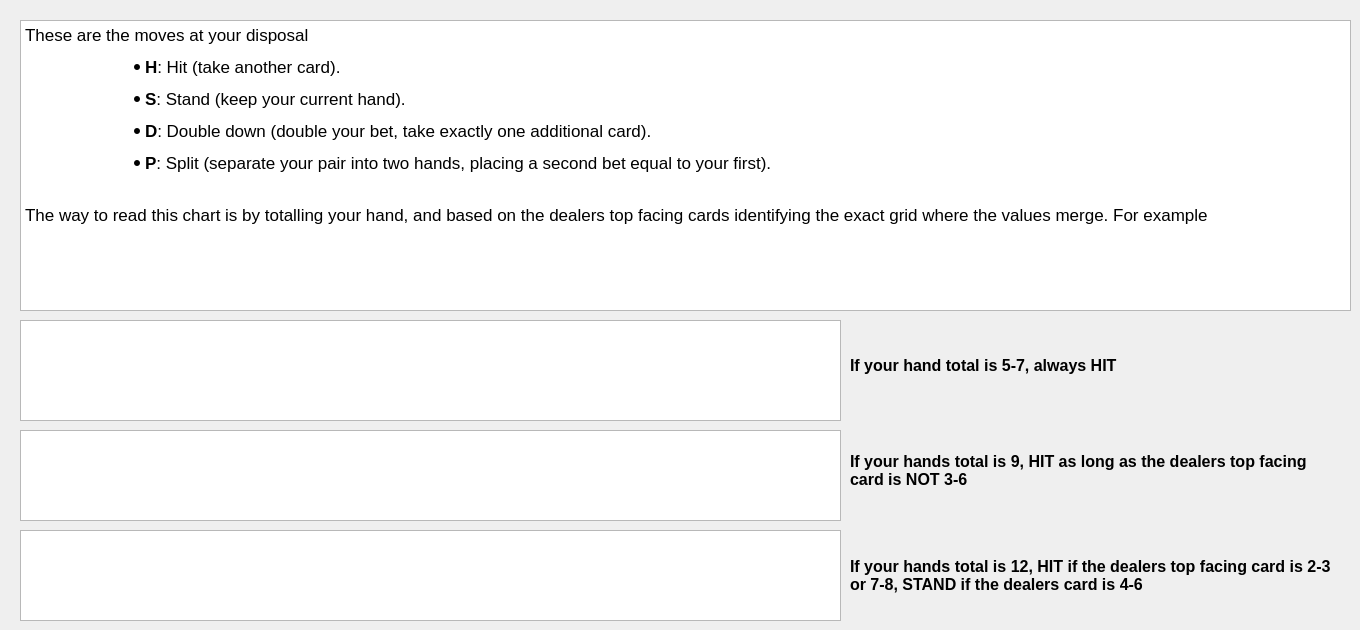
      <widget class="QWidget" name="howtoRead_2">
       <attribute name="title">
        <string>How to Read?</string>
       </attribute>
       <widget class="QTextBrowser" name="infoTextBrowser_4">
        <property name="geometry">
         <rect>
          <x>20</x>
          <y>20</y>
          <width>1331</width>
          <height>291</height>
         </rect>
        </property>
        <property name="html">
         <string>&lt;!DOCTYPE HTML PUBLIC &quot;-//W3C//DTD HTML 4.0//EN&quot; &quot;http://www.w3.org/TR/REC-html40/strict.dtd&quot;&gt;
&lt;html&gt;&lt;head&gt;&lt;meta name=&quot;qrichtext&quot; content=&quot;1&quot; /&gt;&lt;meta charset=&quot;utf-8&quot; /&gt;&lt;style type=&quot;text/css&quot;&gt;
p, li { white-space: pre-wrap; }
hr { height: 1px; border-width: 0; }
li.unchecked::marker { content: &quot;\2610&quot;; }
li.checked::marker { content: &quot;\2612&quot;; }
&lt;/style&gt;&lt;/head&gt;&lt;body style=&quot; font-family:'Segoe UI'; font-size:9pt; font-weight:400; font-style:normal;&quot;&gt;
&lt;p style=&quot; margin-top:12px; margin-bottom:12px; margin-left:0px; margin-right:0px; -qt-block-indent:0; text-indent:0px;&quot;&gt;&lt;span style=&quot; font-family:'.AppleSystemUIFont'; font-size:13pt;&quot;&gt;These are the moves at your disposal&lt;/span&gt;&lt;/p&gt;
&lt;ul style=&quot;margin-top: 0px; margin-bottom: 0px; margin-left: 0px; margin-right: 0px; -qt-list-indent: 3;&quot;&gt;
&lt;li style=&quot; font-family:'.AppleSystemUIFont'; font-size:13pt;&quot; style=&quot; margin-top:12px; margin-bottom:12px; margin-left:0px; margin-right:0px; -qt-block-indent:0; text-indent:0px;&quot;&gt;&lt;span style=&quot; font-weight:700;&quot;&gt;H&lt;/span&gt;: Hit (take another card).&lt;/li&gt;
&lt;li style=&quot; font-family:'.AppleSystemUIFont'; font-size:13pt;&quot; style=&quot; margin-top:12px; margin-bottom:12px; margin-left:0px; margin-right:0px; -qt-block-indent:0; text-indent:0px;&quot;&gt;&lt;span style=&quot; font-weight:700;&quot;&gt;S&lt;/span&gt;: Stand (keep your current hand).&lt;/li&gt;
&lt;li style=&quot; font-family:'.AppleSystemUIFont'; font-size:13pt;&quot; style=&quot; margin-top:12px; margin-bottom:12px; margin-left:0px; margin-right:0px; -qt-block-indent:0; text-indent:0px;&quot;&gt;&lt;span style=&quot; font-weight:700;&quot;&gt;D&lt;/span&gt;: Double down (double your bet, take exactly one additional card).&lt;/li&gt;
&lt;li style=&quot; font-family:'.AppleSystemUIFont'; font-size:13pt;&quot; style=&quot; margin-top:12px; margin-bottom:0px; margin-left:0px; margin-right:0px; -qt-block-indent:0; text-indent:0px;&quot;&gt;&lt;span style=&quot; font-weight:700;&quot;&gt;P&lt;/span&gt;: Split (separate your pair into two hands, placing a second bet equal to your first).&lt;/li&gt;&lt;/ul&gt;
&lt;p style=&quot;-qt-paragraph-type:empty; margin-top:0px; margin-bottom:0px; margin-left:0px; margin-right:0px; -qt-block-indent:0; text-indent:0px; font-family:'.AppleSystemUIFont'; font-size:13pt;&quot;&gt;&lt;br /&gt;&lt;/p&gt;
&lt;p style=&quot; margin-top:12px; margin-bottom:0px; margin-left:0px; margin-right:0px; -qt-block-indent:0; text-indent:0px;&quot;&gt;&lt;span style=&quot; font-family:'.AppleSystemUIFont'; font-size:13pt;&quot;&gt;The way to read this chart is by totalling your hand, and based on the dealers top facing cards identifying the exact grid where the values merge. For example&lt;/span&gt;&lt;/p&gt;
&lt;p style=&quot;-qt-paragraph-type:empty; margin-top:0px; margin-bottom:0px; margin-left:0px; margin-right:0px; -qt-block-indent:0; text-indent:0px; font-family:'.AppleSystemUIFont'; font-size:13pt;&quot;&gt;&lt;br /&gt;&lt;/p&gt;&lt;/body&gt;&lt;/html&gt;</string>
        </property>
       </widget>
       <widget class="QGraphicsView" name="example1">
        <property name="geometry">
         <rect>
          <x>20</x>
          <y>320</y>
          <width>821</width>
          <height>101</height>
         </rect>
        </property>
       </widget>
       <widget class="QGraphicsView" name="example2">
        <property name="geometry">
         <rect>
          <x>20</x>
          <y>430</y>
          <width>821</width>
          <height>91</height>
         </rect>
        </property>
       </widget>
       <widget class="QGraphicsView" name="example3">
        <property name="geometry">
         <rect>
          <x>20</x>
          <y>530</y>
          <width>821</width>
          <height>91</height>
         </rect>
        </property>
       </widget>
       <widget class="QLabel" name="label">
        <property name="geometry">
         <rect>
          <x>850</x>
          <y>350</y>
          <width>351</width>
          <height>31</height>
         </rect>
        </property>
        <property name="font">
         <font>
          <pointsize>12</pointsize>
          <bold>true</bold>
         </font>
        </property>
        <property name="text">
         <string>If your hand total is 5-7, always HIT</string>
        </property>
       </widget>
       <widget class="QLabel" name="label_2">
        <property name="geometry">
         <rect>
          <x>850</x>
          <y>440</y>
          <width>481</width>
          <height>61</height>
         </rect>
        </property>
        <property name="font">
         <font>
          <pointsize>12</pointsize>
          <bold>true</bold>
          <stylestrategy>PreferAntialias</stylestrategy>
         </font>
        </property>
        <property name="text">
         <string>If your hands total is 9, HIT as long as the dealers top facing card is NOT 3-6</string>
        </property>
        <property name="scaledContents">
         <bool>false</bool>
        </property>
        <property name="wordWrap">
         <bool>true</bool>
        </property>
       </widget>
       <widget class="QLabel" name="label_3">
        <property name="geometry">
         <rect>
          <x>850</x>
          <y>540</y>
          <width>481</width>
          <height>71</height>
         </rect>
        </property>
        <property name="font">
         <font>
          <pointsize>12</pointsize>
          <bold>true</bold>
          <stylestrategy>PreferAntialias</stylestrategy>
         </font>
        </property>
        <property name="text">
         <string>If your hands total is 12, HIT if the dealers top facing card is 2-3 or 7-8, STAND if the dealers card is 4-6</string>
        </property>
        <property name="scaledContents">
         <bool>false</bool>
        </property>
        <property name="wordWrap">
         <bool>true</bool>
        </property>
       </widget>
      </widget>
